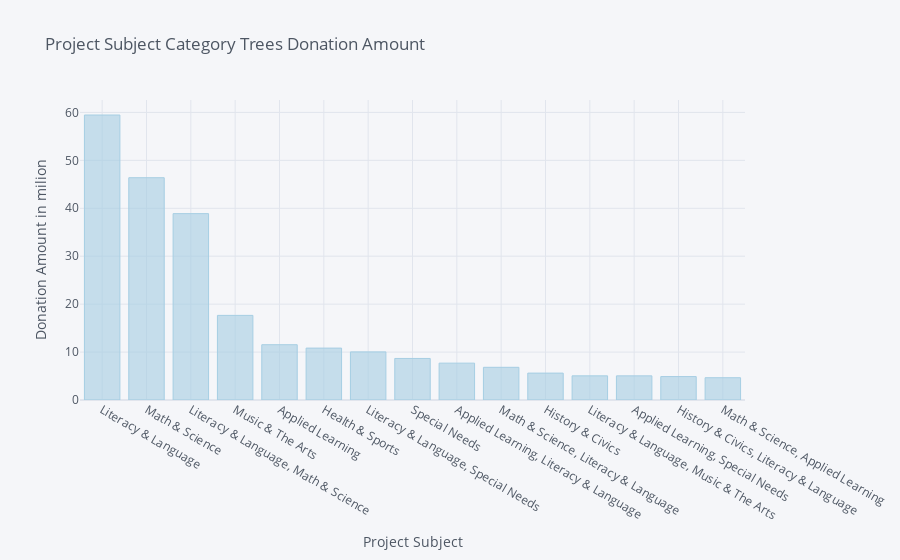

Notebook source saved alongside this figure:
### Code cell
s9 = s8/1000000
s9.iplot(kind = 'bar' , xTitle='Project Subject' , yTitle = 'Donation Amount in milion' , title = 'Project Subject Category Trees Donation Amount',colorscale='paired')

### Figure 1 — Plotly figure (JSON) as saved in the notebook; plotly's stock layout.template omitted (floating-point values rounded to 4 significant figures)
{"data": [{"marker": {"color": "rgba(166, 206, 227, 0.6)", "line": {"color": "rgba(166, 206, 227, 1.0)", "width": 1}}, "name": "Donation Amount", "orientation": "v", "text": "", "type": "bar", "x": ["Literacy & Language", "Math & Science", "Literacy & Language, Math & Science", "Music & The Arts", "Applied Learning", "Health & Sports", "Literacy & Language, Special Needs", "Special Needs", "Applied Learning, Literacy & Language", "Math & Science, Literacy & Language", "History & Civics", "Literacy & Language, Music & The Arts", "Applied Learning, Special Needs", "History & Civics, Literacy & Language", "Math & Science, Applied Learning"], "y": [59.46, 46.38, 38.88, 17.65, 11.54, 10.83, 10.04, 8.669, 7.691, 6.82, 5.612, 5.039, 5.036, 4.887, 4.646]}], "layout": {"legend": {"bgcolor": "#F5F6F9", "font": {"color": "#4D5663"}}, "paper_bgcolor": "#F5F6F9", "plot_bgcolor": "#F5F6F9", "title": {"font": {"color": "#4D5663"}, "text": "Project Subject Category Trees Donation Amount"}, "xaxis": {"gridcolor": "#E1E5ED", "showgrid": true, "tickfont": {"color": "#4D5663"}, "title": {"font": {"color": "#4D5663"}, "text": "Project Subject"}, "zerolinecolor": "#E1E5ED"}, "yaxis": {"gridcolor": "#E1E5ED", "showgrid": true, "tickfont": {"color": "#4D5663"}, "title": {"font": {"color": "#4D5663"}, "text": "Donation Amount in milion"}, "zerolinecolor": "#E1E5ED"}}}
